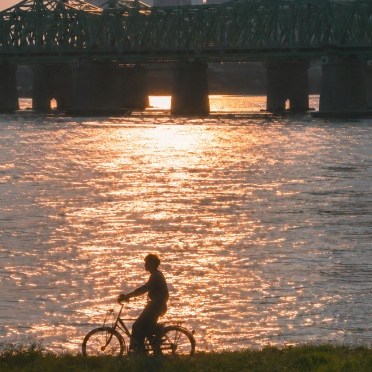
#> input picture img/col_hangang.jpg, 372 x 372 px, given in place of 친구방.jpg, which was not available
$ python make_assets_v5.py img/col_hangang.jpg img/n_cam_base.jpg
#> lines starting #> are read from the running program, lines starting #| are printed output that depends on the picture
# 1109 친구방(+ 버튼·방 카드 회전) · Lucky Moments(스토리) 화면 레이어
# 사용: python3 make_assets_v5.py <시안 폴더> <chiring 원본 assets 폴더>
#  - 시안 폴더: 친구방.jpg, Lucky Moments.jpg, Lucky Moments_텍스트 입력.jpg
#  - chiring assets: friends/(방·모먼트 사진, 아바타), stickers/(4배 픽셀 스티커)
import sys, os, json
import numpy as np
from PIL import Image

SRC, CH = sys.argv[1], sys.argv[2]
O = os.path.join(os.path.dirname(os.path.abspath(__file__)), 'img')
L = lambda n: Image.open(os.path.join(SRC, n)).convert('RGB')
A = lambda im: np.asarray(im).astype(float)
save = lambda arr, n, q=94: Image.fromarray(np.clip(arr, 0, 255).astype(np.uint8)).save(f'{O}/{n}', quality=q)
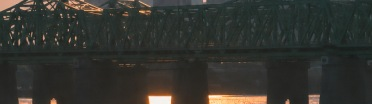
#> saved as n_fr_head.jpg: PIL image 372x104 RGB; mean R, G, B 50.9, 51.9, 47
info = {}

# ── 1. 친구방: 머리(0~104) + 위쪽(104~653). 방 카드 묶음 자리는 비워 두고 HTML 카드로 그림 ─────────────
fr = A(L('친구방.jpg'))
save(fr[:104], 'n_fr_head.jpg')
top = fr[104:653].copy()
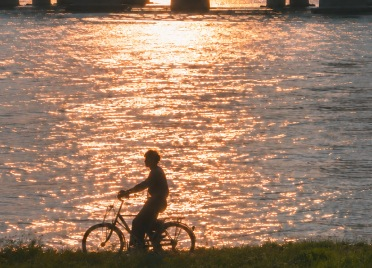
#> top: shape (268, 372, 3) float64; mean R, G, B 159.1, 126.8, 103.9
y0, y1 = 212 - 104, 588 - 104
row = np.median(top[:, 2:8], 1)
#> row = 268 rows, first 8: [39.5, 39.5, 37.5], [40, 40, 38], [40, 40, 38], [39.5, 39.5, 37.5], [39, 39, 37], [37, 37, 35], [37.5, 37.5, 35.5], [40, 40, 38]
top[y0:y1] = row[y0:y1][:, None, :]
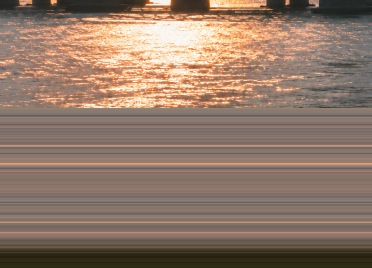
#> top: shape (268, 372, 3) float64; mean R, G, B 143.5, 119.8, 104
save(top, 'n_fr_top.jpg')

# ── 2. 방 사진 · 모먼트 사진 · 아바타 (원본을 화면 3배 크기 안쪽으로) ─────────────
def copy(src, name, maxw):
#> called with src = 'friends/room-left.jpg', name = 'room_l.jpg', maxw = 600
    im = Image.open(os.path.join(CH, src)).convert('RGB')
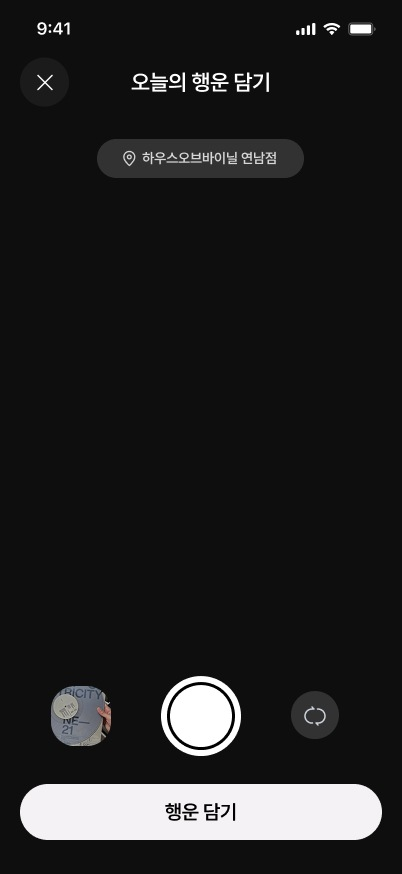
#> input picture img/n_cam_base.jpg, 402 x 874 px, given in place of room-left.jpg, which was not available
#> im is the input picture: PIL image 402x874 RGB; mean R, G, B 32.9, 32.7, 32.9
    if im.width > maxw: im = im.resize((maxw, round(im.height * maxw / im.width)), Image.LANCZOS)
    im.save(f'{O}/{name}', quality=90)
for s, n in [('room-left.jpg', 'room_l.jpg'), ('room-center.jpg', 'room_c.jpg'), ('room-right.jpg', 'room_r.jpg'),
             ('room-4.jpg', 'room_4.jpg'), ('room-5.jpg', 'room_5.jpg')]:
#> (the run stopped early here; a loop or call above may not have finished)
